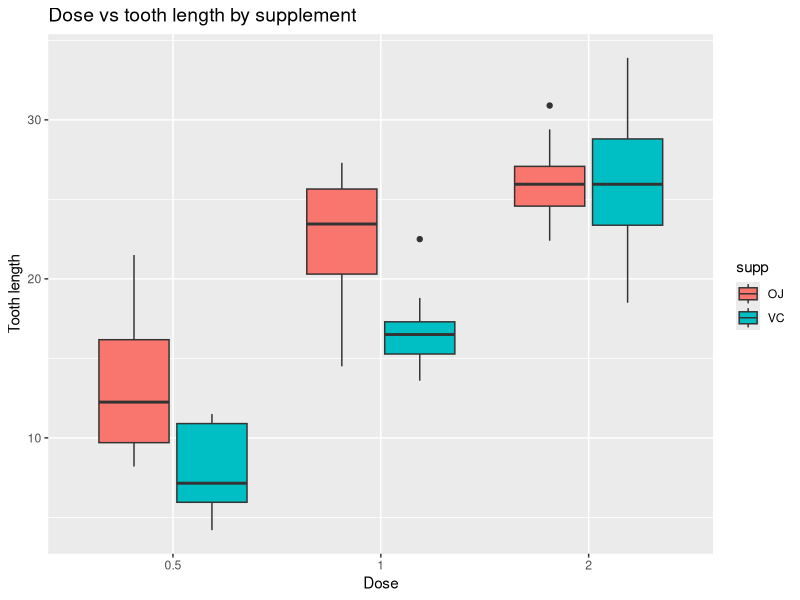

Write the R code that produced this figure.
## ---- chunk 1
str(ToothGrowth)
## ---- chunk 2
library(ggplot2)
g <- ggplot(data = ToothGrowth, aes(x = as.factor(dose), y = len))
g + geom_boxplot(aes(fill = supp)) + ggtitle("Dose vs tooth length by supplement") + 
      xlab("Dose") + ylab("Tooth length") + theme(plot.title = element_text(size=14))
## ---- chunk 3
shapiro.test(ToothGrowth$len)
## ---- chunk 4
suppressMessages(library(dplyr))
vitC <- filter(ToothGrowth, supp == "VC")
juice <- filter(ToothGrowth, supp == "OJ")
## ---- chunk 5
t.test(juice$len, vitC$len, paired = FALSE, var.equal = FALSE, alternative = c("two.sided"))
## ---- chunk 6
dose_0.5 <- filter(ToothGrowth, dose == 0.5)
dose_1 <- filter(ToothGrowth, dose == 1)
dose_2 <- filter(ToothGrowth, dose == 2)
## ---- chunk 7
t.test(dose_1$len, dose_0.5$len, paired = FALSE, var.equal = FALSE, alternative = c("greater"))
## ---- chunk 8
t.test(dose_2$len, dose_1$len, paired = FALSE, var.equal = FALSE, alternative = c("greater"))
